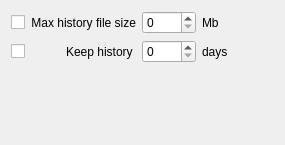
<ui version="4.0" >
 <class>UserHistoryCfgBase</class>
 <widget class="QWidget" name="UserHistoryCfgBase" >
  <property name="geometry" >
   <rect>
    <x>0</x>
    <y>0</y>
    <width>285</width>
    <height>145</height>
   </rect>
  </property>
  <property name="windowTitle" >
   <string></string>
  </property>
  <layout class="QGridLayout" >
   <property name="margin" >
    <number>11</number>
   </property>
   <property name="spacing" >
    <number>6</number>
   </property>
   <item row="0" column="2" >
    <widget class="QSpinBox" name="edtSize" >
     <property name="maximum" >
      <number>1000</number>
     </property>
    </widget>
   </item>
   <item row="0" column="3" >
    <widget class="QLabel" name="lblSize1" >
     <property name="text" >
      <string>Mb</string>
     </property>
     <property name="wordWrap" >
      <bool>false</bool>
     </property>
    </widget>
   </item>
   <item row="0" column="0" >
    <widget class="QCheckBox" name="chkSize" >
     <property name="text" >
      <string/>
     </property>
    </widget>
   </item>
   <item row="0" column="1" >
    <widget class="QLabel" name="lblSize" >
     <property name="text" >
      <string>Max history file size</string>
     </property>
     <property name="alignment" >
      <set>Qt::AlignRight|Qt::AlignTrailing|Qt::AlignVCenter</set>
     </property>
     <property name="wordWrap" >
      <bool>false</bool>
     </property>
    </widget>
   </item>
   <item row="1" column="2" >
    <widget class="QSpinBox" name="edtDays" >
     <property name="maximum" >
      <number>1000</number>
     </property>
    </widget>
   </item>
   <item row="1" column="3" >
    <widget class="QLabel" name="lblDays1" >
     <property name="text" >
      <string>days</string>
     </property>
     <property name="wordWrap" >
      <bool>false</bool>
     </property>
    </widget>
   </item>
   <item row="1" column="1" >
    <widget class="QLabel" name="lblDays" >
     <property name="text" >
      <string>Keep history </string>
     </property>
     <property name="alignment" >
      <set>Qt::AlignRight|Qt::AlignTrailing|Qt::AlignVCenter</set>
     </property>
     <property name="wordWrap" >
      <bool>false</bool>
     </property>
    </widget>
   </item>
   <item row="1" column="0" >
    <widget class="QCheckBox" name="chkDays" >
     <property name="text" >
      <string/>
     </property>
    </widget>
   </item>
   <item row="0" column="4" >
    <spacer>
     <property name="orientation" >
      <enum>Qt::Horizontal</enum>
     </property>
     <property name="sizeType" >
      <enum>QSizePolicy::Expanding</enum>
     </property>
     <property name="sizeHint" >
      <size>
       <width>20</width>
       <height>20</height>
      </size>
     </property>
    </spacer>
   </item>
   <item row="2" column="1" >
    <spacer>
     <property name="orientation" >
      <enum>Qt::Vertical</enum>
     </property>
     <property name="sizeType" >
      <enum>QSizePolicy::Expanding</enum>
     </property>
     <property name="sizeHint" >
      <size>
       <width>20</width>
       <height>20</height>
      </size>
     </property>
    </spacer>
   </item>
  </layout>
 </widget>
 <resources/>
 <connections/>
</ui>
